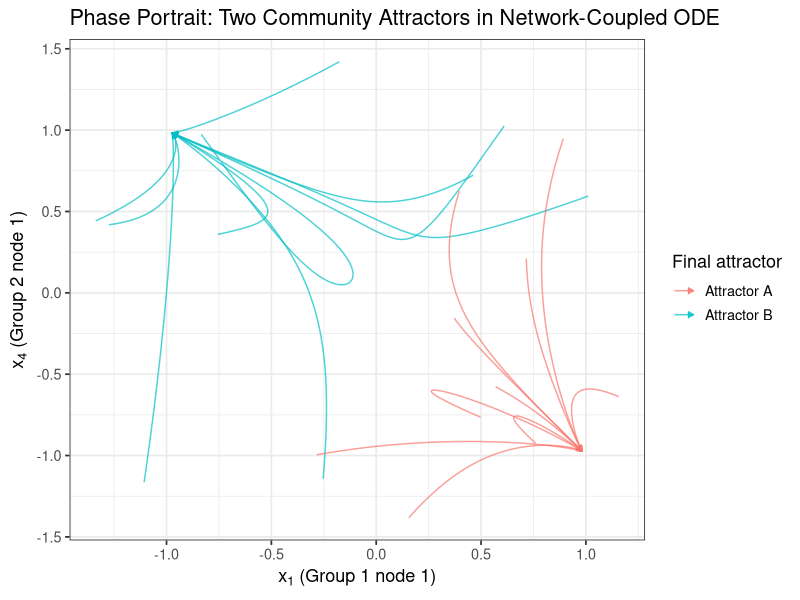

R code for this plot: (Note: this script raises an error after producing the figure.)
## ---- chunk 1

## ---- chunk 2

## ---- chunk 3

## ---- chunk 4

## ---- chunk 5

## ---- chunk 6

## ---- chunk 7
# ============================================================
# Section 8: Continuous-time network-coupled ODE simulation
# ============================================================
library(deSolve)
library(ggplot2)

# Wilson-Cowan / Hopfield-type continuous system:
# dx_i/dt = -x_i + tanh(sum_j W_ij x_j + theta_i)

N <- 6
set.seed(2024)

# Coupling matrix: two antagonistic communities (positive within, negative between)
W <- matrix(0, N, N)
W[1:3, 1:3] <- matrix(c(0, 0.8, 0.6, 0.8, 0, 0.7, 0.6, 0.7, 0), 3, 3)
W[4:6, 4:6] <- matrix(c(0, 0.9, 0.5, 0.9, 0, 0.8, 0.5, 0.8, 0), 3, 3)
W[1:3, 4:6] <- -0.3  # weak inhibitory coupling between groups
W[4:6, 1:3] <- -0.3
theta <- rep(0.1, N)

network_ode <- function(t, state, parms) {
  x   <- state
  W   <- parms$W
  th  <- parms$theta
  dxdt <- -x + tanh(W %*% x + th)
  list(dxdt)
}

# Simulate from multiple initial conditions to reveal basins
n_init <- 20
times  <- seq(0, 15, by = 0.05)

traj_data <- do.call(rbind, lapply(seq_len(n_init), function(k) {
  x0  <- runif(N, -1.5, 1.5)
  out <- ode(y = x0, times = times, func = network_ode,
             parms = list(W = W, theta = theta), method = "lsoda")
  end_state <- out[nrow(out), 2:(N+1)]
  cluster   <- ifelse(mean(end_state[1:3]) > mean(end_state[4:6]), "Attractor A", "Attractor B")
  data.frame(time = times,
             x1   = out[, 2],
             x4   = out[, 5],
             init = k, attractor = cluster)
}))

ggplot(traj_data, aes(x = x1, y = x4, group = init, colour = attractor)) +
  geom_path(alpha = 0.7, arrow = arrow(length = unit(0.15,"cm"), ends = "last", type = "closed")) +
  labs(title = "Phase Portrait: Two Community Attractors in Network-Coupled ODE",
       x = expression(x[1] ~ "(Group 1 node 1)"),
       y = expression(x[4] ~ "(Group 2 node 1)"),
       colour = "Final attractor") +
  theme_bw(base_size = 13)
## ---- chunk 8
# ============================================================
# Section 9: Unified potential landscape — Ising and VAR side by side
# ============================================================
library(ggplot2)

# ---- Part A: VAR potential landscape ----
N       <- 9
set.seed(123)

# VAR coefficient matrix (mirroring 240916_VARpotentials.R logic)
Beta       <- matrix(sample(0:1, N^2, TRUE), N, N) * matrix(runif(N^2, 0.1, 0.2), N, N)
diag(Beta) <- runif(N, 0.2, 0.4)
Sigma_eps  <- diag(N)   # identity innovation covariance for simplicity

# Implied stationary covariance via discrete Lyapunov equation
# vec(Sigma) = (I - B⊗B)^{-1} vec(Sigma_eps)
vec_Sigma <- solve(diag(N^2) - kronecker(Beta, Beta), c(Sigma_eps))
Sigma_inf <- matrix(vec_Sigma, N, N)

var_potentials <- do.call(rbind, lapply(c(0.7, 1.0, 1.3), function(mult) {
  B_m     <- Beta * mult
  mu_sum  <- sum(rep(3, N))                              # mean sum score
  vec_S   <- solve(diag(N^2) - kronecker(B_m, B_m), c(Sigma_eps))
  Sig_m   <- matrix(vec_S, N, N)
  sd_sum  <- sqrt(sum(Sig_m))                            # sd of sum score

  x_vals  <- seq(-5, 35, length.out = 500)
  U_vals  <- -dnorm(x_vals, mean = mu_sum, sd = sd_sum, log = TRUE)
  data.frame(x = x_vals, U = U_vals, mult = paste0("mult = ", mult),
             model = "VAR")
}))

# ---- Part B: Ising-type potential (approximated via mean-field) ----
# For 9 nodes: U(k) = -log P(k active) from binomial mean-field
ising_potentials <- do.call(rbind, lapply(c(-1.0, 0.0, 1.0), function(h) {
  k_vals <- 0:9
  # Mean-field: p(k active) ~ Binomial(9, sigmoid(h + w*k/9))
  # Use self-consistent field approximation
  w <- 2.0
  psi <- sapply(k_vals, function(k) {
    p <- sigmoid(-h + w * k / 9)
    dbinom(k, 9, p) + 1e-10
  })
  psi <- psi / sum(psi)
  data.frame(x = k_vals, U = -log(psi), mult = paste0("threshold = ", h),
             model = "Ising")
}))

# ---- Combined plot ----
all_potentials <- rbind(var_potentials, ising_potentials)

ggplot(var_potentials, aes(x = x, y = U, colour = mult)) +
  geom_line(size = 1) +
  coord_cartesian(ylim = c(0, 10)) +
  labs(title = "VAR Potential Landscape: Effect of Coupling Multiplier",
       x = "Sum score S", y = "Energy U(S) = -log π(S)", colour = "Multiplier") +
  theme_bw(base_size = 13)

ggplot(ising_potentials, aes(x = x, y = U, colour = mult)) +
  geom_line(size = 1) + geom_point(size = 2) +
  labs(title = "Ising Mean-Field Potential: Effect of Threshold",
       x = "Number of active nodes k", y = "Energy U(k)", colour = "Threshold h") +
  theme_bw(base_size = 13)
